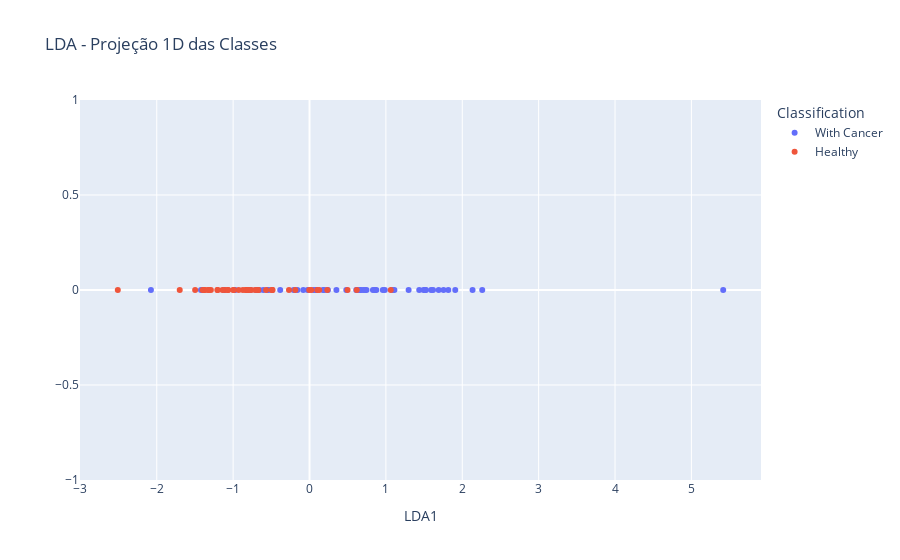

This figure's notebook cell:
### Markdown cell above
### LDA

### Code cell
lda = LinearDiscriminantAnalysis(n_components=1)
# prepare transform on dataset
lda.fit(x_train,y_train)
# apply transform to dataset
transformed = lda.transform(x_train)

# Converter classes para nomes legíveis (1 → Healthy, 2 → With Cancer)
y_labels = y_train.replace({1: "Healthy", 2: "With Cancer"})

#Plot transformed data
# Plot 1D estilo linha reta
fig = px.scatter(
    x=transformed.squeeze(),
    y=np.zeros(transformed.shape[0]),
    color=y_labels,
    labels=dict(x="LDA1", y="", color="Classification"),
    title="LDA - Projeção 1D das Classes"
)

fig.show()

### Figure 1 — Plotly figure (JSON) as saved in the notebook; plotly's stock layout.template omitted (floating-point values rounded to 4 significant figures)
{"data": [{"hovertemplate": "Classification=With Cancer<br>LDA1=%{x}<br>=%{y}<extra></extra>", "legendgroup": "With Cancer", "marker": {"color": "#636efa", "symbol": "circle"}, "mode": "markers", "name": "With Cancer", "orientation": "v", "showlegend": true, "type": "scatter", "x": [1.297, 0.4815, -0.7757, 1.817, 2.261, -0.5485, 0.6246, 0.746, -0.9721, -1.421, -0.6985, 1.591, -0.02471, -0.08156, 0.6696, -2.076, 0.7022, 1.436, -0.5361, 1.086, 1.617, 1.908, 0.8749, 0.8555, 5.416, 0.2408, -0.2079, 0.6122, 0.6569, 2.134, 1.494, 0.352, -0.3838, 1.515, 1.523, 1.691, -1.117, -0.1581, 0.8303, 0.7256, 0.1762, 0.05269, 0.9859, -0.6046, 0.07793, 0.96, 1.755, 0.08005, 1.111, 0.1948, -0.6582], "xaxis": "x", "y": [0, 0, 0, 0, 0, 0, 0, 0, 0, 0, 0, 0, 0, 0, 0, 0, 0, 0, 0, 0, 0, 0, 0, 0, 0, 0, 0, 0, 0, 0, 0, 0, 0, 0, 0, 0, 0, 0, 0, 0, 0, 0, 0, 0, 0, 0, 0, 0, 0, 0, 0], "yaxis": "y"}, {"hovertemplate": "Classification=Healthy<br>LDA1=%{x}<br>=%{y}<extra></extra>", "legendgroup": "Healthy", "marker": {"color": "#EF553B", "symbol": "circle"}, "mode": "markers", "name": "Healthy", "orientation": "v", "showlegend": true, "type": "scatter", "x": [-0.4845, 0.2328, -0.1867, 0.6184, -0.7617, -1.07, -1.379, -0.5684, -1.106, -1.316, -0.269, -1.205, -1.7, -0.998, -0.6697, -0.6746, -0.4924, -1.141, -0.8729, -1.064, 0.1019, -0.003941, 0.1268, -1.371, -0.8004, -0.4887, -1.292, -1.203, 1.064, -2.51, -0.8304, -1.497, -1.401, -0.8318, 0.498, -0.9277, -0.9925, -1.331, -0.7117, 0.02247, -0.8031], "xaxis": "x", "y": [0, 0, 0, 0, 0, 0, 0, 0, 0, 0, 0, 0, 0, 0, 0, 0, 0, 0, 0, 0, 0, 0, 0, 0, 0, 0, 0, 0, 0, 0, 0, 0, 0, 0, 0, 0, 0, 0, 0, 0, 0], "yaxis": "y"}], "layout": {"legend": {"title": {"text": "Classification"}, "tracegroupgap": 0}, "title": {"text": "LDA - Projeção 1D das Classes"}, "xaxis": {"anchor": "y", "domain": [0, 1], "title": {"text": "LDA1"}}, "yaxis": {"anchor": "x", "domain": [0, 1], "title": {"text": ""}}}}
